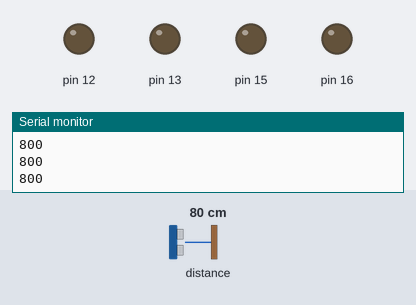
Recording of a sketch running on a simulated Arduino Uno, built with avr-gcc and run on an emulated ATmega328P. Shown: output pins drawn as LEDs (lit = HIGH), the last lines printed to the serial monitor. The test bench sets the inputs (shaded band); at power-on: distance to the obstacle 80 cm.

Above: at 1.2 s.
1.3 s: distance to the obstacle set to 72 cm
2.8 s: distance to the obstacle set to 64 cm
At 3.2 s:
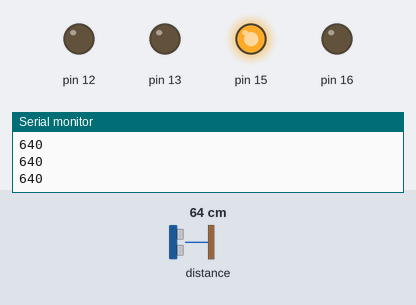
4.3 s: distance to the obstacle set to 48 cm
5.8 s: distance to the obstacle set to 42 cm
At 6.8 s:
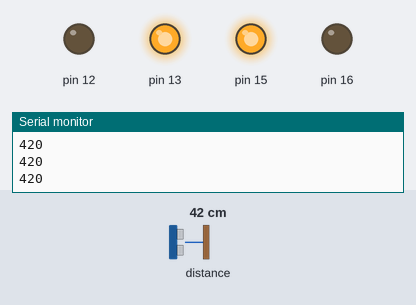
7.3 s: distance to the obstacle set to 33 cm
8.8 s: distance to the obstacle set to 27 cm
At 10.2 s:
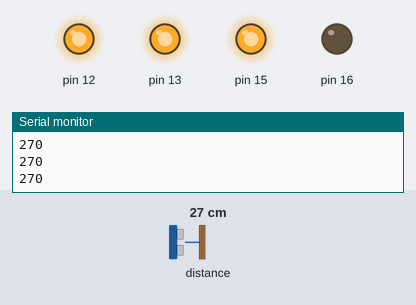
Timing chart, 0 to 11.3 s (numbered marks = the images above; inputs shaded):
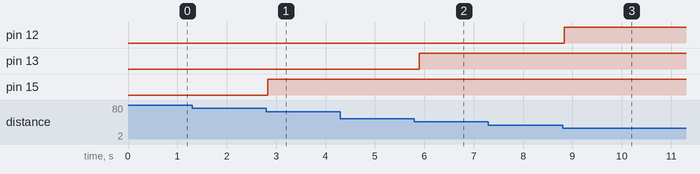

The sketch:

vl53l0x.ino
```cpp
#include "Adafruit_VL53L0X.h" //- https://github.com/adafruit/Adafruit_VL53L0X

Adafruit_VL53L0X lox ;
VL53L0X_RangingMeasurementData_t measure;
void setup() {

  pinMode(15, OUTPUT);
  pinMode(13, OUTPUT);
  pinMode(12, OUTPUT);
  pinMode(16, OUTPUT);

  Serial.begin(115200);
  if (!lox.begin()) {
    Serial.println(F("Failed to boot VL53L0X"));
    while (1);
  }

}


void loop() {
  lox.rangingTest(&measure, false);
  if (measure.RangeStatus != 4 && measure.RangeMilliMeter != 8191) {
    Serial.println(measure.RangeMilliMeter);
  } else {
    Serial.println("-1");
  }
  if (measure.RangeMilliMeter < 700) {
    digitalWrite(15, HIGH);
  } else {
    digitalWrite(15, LOW);
  }
  if (measure.RangeMilliMeter < 450) {
    digitalWrite(13, HIGH);
  } else {
    digitalWrite(13, LOW);
  }
  if (measure.RangeMilliMeter < 300) {
    digitalWrite(12, HIGH);
  } else {
    digitalWrite(12, LOW);
  }
  if (measure.RangeMilliMeter < 125) {
    digitalWrite(16, HIGH);
  } else {
    digitalWrite(16, LOW);
  }
  if (measure.RangeMilliMeter == -1) {
    digitalWrite(16, LOW);
    digitalWrite(12, LOW);
    digitalWrite(13, LOW);
    digitalWrite(15, LOW);
  }
  delay(100);
}
```

Measured:
- the behaviour switches between 70 and 69 cm on distance to the obstacle (found by bisection; images 0 and 1)
- the behaviour switches between 45 and 44 cm on distance to the obstacle (found by bisection; images 1 and 2)
- the behaviour switches between 30 and 29 cm on distance to the obstacle (found by bisection; images 2 and 3)
- after the input at 2.8 s, pin 15: LOW → HIGH at once
- after the input at 5.8 s, pin 13: LOW → HIGH after 0.10 s
- after the input at 8.8 s, pin 12: LOW → HIGH at once
